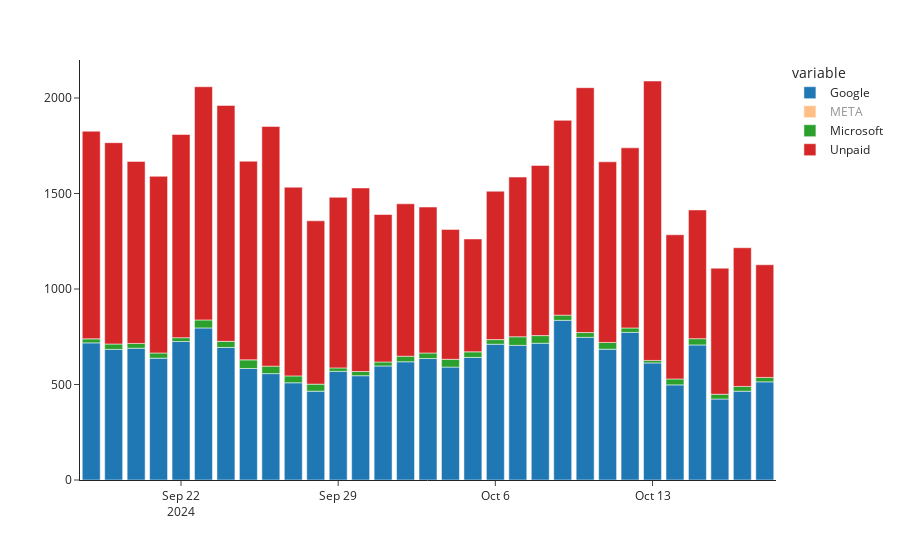

Notebook code for this chart:
### Code cell
#Visualize where the daily_users are coming from
bar = px.bar (pivot_dailyusers, x='date', y=['Google', 'META', 'Microsoft', 'Unpaid'], template = 'simple_white')
bar.update_layout(xaxis_title=None, yaxis_title=None)
bar.show()

### Figure 1 — Plotly figure (JSON) as saved in the notebook; plotly's stock layout.template omitted (floating-point values rounded to 4 significant figures)
{"data": [{"alignmentgroup": "True", "hovertemplate": "variable=Google<br>date=%{x}<br>value=%{y}<extra></extra>", "legendgroup": "Google", "marker": {"color": "#1F77B4", "pattern": {"shape": ""}}, "name": "Google", "offsetgroup": "Google", "orientation": "v", "showlegend": true, "textposition": "auto", "type": "bar", "x": ["2024-09-18T00:00:00", "2024-09-19T00:00:00", "2024-09-20T00:00:00", "2024-09-21T00:00:00", "2024-09-22T00:00:00", "2024-09-23T00:00:00", "2024-09-24T00:00:00", "2024-09-25T00:00:00", "2024-09-26T00:00:00", "2024-09-27T00:00:00", "2024-09-28T00:00:00", "2024-09-29T00:00:00", "2024-09-30T00:00:00", "2024-10-01T00:00:00", "2024-10-02T00:00:00", "2024-10-03T00:00:00", "2024-10-04T00:00:00", "2024-10-05T00:00:00", "2024-10-06T00:00:00", "2024-10-07T00:00:00", "2024-10-08T00:00:00", "2024-10-09T00:00:00", "2024-10-10T00:00:00", "2024-10-11T00:00:00", "2024-10-12T00:00:00", "2024-10-13T00:00:00", "2024-10-14T00:00:00", "2024-10-15T00:00:00", "2024-10-16T00:00:00", "2024-10-17T00:00:00", "2024-10-18T00:00:00"], "xaxis": "x", "y": [718, 684, 690, 638, 725, 796, 694, 584, 557, 509, 465, 569, 546, 597, 619, 636, 591, 642, 711, 705, 716, 836, 747, 685, 773, 613, 498, 707, 424, 465, 514], "yaxis": "y"}, {"alignmentgroup": "True", "hovertemplate": "variable=META<br>date=%{x}<br>value=%{y}<extra></extra>", "legendgroup": "META", "marker": {"color": "#FF7F0E", "pattern": {"shape": ""}}, "name": "META", "offsetgroup": "META", "orientation": "v", "showlegend": true, "textposition": "auto", "type": "bar", "visible": "legendonly", "x": ["2024-09-18T00:00:00", "2024-09-19T00:00:00", "2024-09-20T00:00:00", "2024-09-21T00:00:00", "2024-09-22T00:00:00", "2024-09-23T00:00:00", "2024-09-24T00:00:00", "2024-09-25T00:00:00", "2024-09-26T00:00:00", "2024-09-27T00:00:00", "2024-09-28T00:00:00", "2024-09-29T00:00:00", "2024-09-30T00:00:00", "2024-10-01T00:00:00", "2024-10-02T00:00:00", "2024-10-03T00:00:00", "2024-10-04T00:00:00", "2024-10-05T00:00:00", "2024-10-06T00:00:00", "2024-10-07T00:00:00", "2024-10-08T00:00:00", "2024-10-09T00:00:00", "2024-10-10T00:00:00", "2024-10-11T00:00:00", "2024-10-12T00:00:00", "2024-10-13T00:00:00", "2024-10-14T00:00:00", "2024-10-15T00:00:00", "2024-10-16T00:00:00", "2024-10-17T00:00:00", "2024-10-18T00:00:00"], "xaxis": "x", "y": [165, 153, 159, 172, 267, 298, 416, 304, 318, 135, 153, 146, 115, 96, 111, 89, 78, 70, 75, 65, 69, 57, 59, 62, 76, 81, 75, 117, 151, 154, 150], "yaxis": "y"}, {"alignmentgroup": "True", "hovertemplate": "variable=Microsoft<br>date=%{x}<br>value=%{y}<extra></extra>", "legendgroup": "Microsoft", "marker": {"color": "#2CA02C", "pattern": {"shape": ""}}, "name": "Microsoft", "offsetgroup": "Microsoft", "orientation": "v", "showlegend": true, "textposition": "auto", "type": "bar", "x": ["2024-09-18T00:00:00", "2024-09-19T00:00:00", "2024-09-20T00:00:00", "2024-09-21T00:00:00", "2024-09-22T00:00:00", "2024-09-23T00:00:00", "2024-09-24T00:00:00", "2024-09-25T00:00:00", "2024-09-26T00:00:00", "2024-09-27T00:00:00", "2024-09-28T00:00:00", "2024-09-29T00:00:00", "2024-09-30T00:00:00", "2024-10-01T00:00:00", "2024-10-02T00:00:00", "2024-10-03T00:00:00", "2024-10-04T00:00:00", "2024-10-05T00:00:00", "2024-10-06T00:00:00", "2024-10-07T00:00:00", "2024-10-08T00:00:00", "2024-10-09T00:00:00", "2024-10-10T00:00:00", "2024-10-11T00:00:00", "2024-10-12T00:00:00", "2024-10-13T00:00:00", "2024-10-14T00:00:00", "2024-10-15T00:00:00", "2024-10-16T00:00:00", "2024-10-17T00:00:00", "2024-10-18T00:00:00"], "xaxis": "x", "y": [21, 28, 25, 27, 20, 42, 32, 45, 39, 36, 37, 18, 22, 21, 29, 29, 41, 29, 24, 45, 40, 27, 25, 35, 23, 13, 31, 33, 25, 25, 23], "yaxis": "y"}, {"alignmentgroup": "True", "hovertemplate": "variable=Unpaid<br>date=%{x}<br>value=%{y}<extra></extra>", "legendgroup": "Unpaid", "marker": {"color": "#D62728", "pattern": {"shape": ""}}, "name": "Unpaid", "offsetgroup": "Unpaid", "orientation": "v", "showlegend": true, "textposition": "auto", "type": "bar", "x": ["2024-09-18T00:00:00", "2024-09-19T00:00:00", "2024-09-20T00:00:00", "2024-09-21T00:00:00", "2024-09-22T00:00:00", "2024-09-23T00:00:00", "2024-09-24T00:00:00", "2024-09-25T00:00:00", "2024-09-26T00:00:00", "2024-09-27T00:00:00", "2024-09-28T00:00:00", "2024-09-29T00:00:00", "2024-09-30T00:00:00", "2024-10-01T00:00:00", "2024-10-02T00:00:00", "2024-10-03T00:00:00", "2024-10-04T00:00:00", "2024-10-05T00:00:00", "2024-10-06T00:00:00", "2024-10-07T00:00:00", "2024-10-08T00:00:00", "2024-10-09T00:00:00", "2024-10-10T00:00:00", "2024-10-11T00:00:00", "2024-10-12T00:00:00", "2024-10-13T00:00:00", "2024-10-14T00:00:00", "2024-10-15T00:00:00", "2024-10-16T00:00:00", "2024-10-17T00:00:00", "2024-10-18T00:00:00"], "xaxis": "x", "y": [1087, 1054, 953, 925, 1064, 1221, 1235, 1040, 1255, 988, 855, 893, 961, 772, 798, 764, 680, 591, 777, 836, 891, 1020, 1282, 946, 943, 1463, 755, 674, 660, 726, 590], "yaxis": "y"}], "layout": {"autosize": true, "barmode": "relative", "legend": {"title": {"text": "variable"}, "tracegroupgap": 0}, "margin": {"t": 60}, "xaxis": {"anchor": "y", "autorange": true, "domain": [0, 1], "range": ["2024-09-17 12:00", "2024-10-18 12:00"], "title": {}, "type": "date"}, "yaxis": {"anchor": "x", "autorange": true, "domain": [0, 1], "range": [0, 2199.0], "title": {}, "type": "linear"}}}
